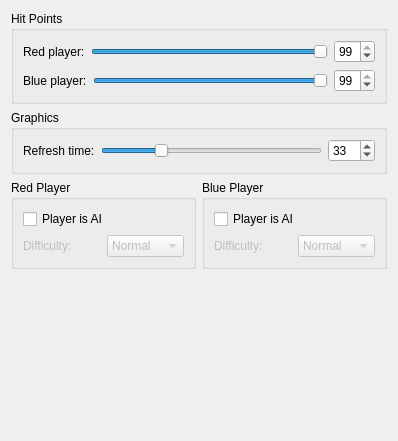
<ui version="4.0" >
 <class>General</class>
 <widget class="QWidget" name="General" >
  <property name="geometry" >
   <rect>
    <x>0</x>
    <y>0</y>
    <width>398</width>
    <height>441</height>
   </rect>
  </property>
  <layout class="QVBoxLayout" >
   <item>
    <widget class="QGroupBox" name="groupBox3" >
     <property name="title" >
      <string>Hit Points</string>
     </property>
     <layout class="QVBoxLayout" >
      <item>
       <layout class="QHBoxLayout" >
        <property name="margin" >
         <number>0</number>
        </property>
        <item>
         <widget class="QLabel" name="textLabel3" >
          <property name="text" >
           <string>Red player:</string>
          </property>
         </widget>
        </item>
        <item>
         <widget class="QSlider" name="kcfg_StartHitPoints0" >
          <property name="minimum" >
           <number>1</number>
          </property>
          <property name="value" >
           <number>99</number>
          </property>
          <property name="sliderPosition" >
           <number>99</number>
          </property>
          <property name="orientation" >
           <enum>Qt::Horizontal</enum>
          </property>
         </widget>
        </item>
        <item>
         <widget class="QSpinBox" name="spinBox_2" >
          <property name="value" >
           <number>99</number>
          </property>
         </widget>
        </item>
       </layout>
      </item>
      <item>
       <layout class="QHBoxLayout" >
        <property name="margin" >
         <number>0</number>
        </property>
        <item>
         <widget class="QLabel" name="textLabel4" >
          <property name="text" >
           <string>Blue player:</string>
          </property>
         </widget>
        </item>
        <item>
         <widget class="QSlider" name="kcfg_StartHitPoints1" >
          <property name="minimum" >
           <number>1</number>
          </property>
          <property name="value" >
           <number>99</number>
          </property>
          <property name="sliderPosition" >
           <number>99</number>
          </property>
          <property name="orientation" >
           <enum>Qt::Horizontal</enum>
          </property>
         </widget>
        </item>
        <item>
         <widget class="QSpinBox" name="spinBox_3" >
          <property name="value" >
           <number>99</number>
          </property>
         </widget>
        </item>
       </layout>
      </item>
     </layout>
    </widget>
   </item>
   <item>
    <widget class="QGroupBox" name="groupBox4" >
     <property name="title" >
      <string>Graphics</string>
     </property>
     <layout class="QHBoxLayout" >
      <item>
       <widget class="QLabel" name="textLabel5" >
        <property name="text" >
         <string>Refresh time:</string>
        </property>
       </widget>
      </item>
      <item>
       <widget class="QSlider" name="kcfg_RefreshTime" >
        <property name="minimum" >
         <number>10</number>
        </property>
        <property name="maximum" >
         <number>100</number>
        </property>
        <property name="value" >
         <number>33</number>
        </property>
        <property name="orientation" >
         <enum>Qt::Horizontal</enum>
        </property>
       </widget>
      </item>
      <item>
       <widget class="QSpinBox" name="spinBox" >
        <property name="maximum" >
         <number>100</number>
        </property>
        <property name="minimum" >
         <number>10</number>
        </property>
        <property name="value" >
         <number>33</number>
        </property>
       </widget>
      </item>
     </layout>
    </widget>
   </item>
   <item>
    <layout class="QHBoxLayout" >
     <property name="margin" >
      <number>0</number>
     </property>
     <item>
      <widget class="QGroupBox" name="groupBox1" >
       <property name="title" >
        <string>Red Player</string>
       </property>
       <layout class="QVBoxLayout" >
        <item>
         <layout class="QHBoxLayout" >
          <property name="margin" >
           <number>0</number>
          </property>
          <item>
           <widget class="QCheckBox" name="kcfg_Player0IsAi" >
            <property name="text" >
             <string>Player is AI</string>
            </property>
           </widget>
          </item>
          <item>
           <spacer>
            <property name="orientation" >
             <enum>Qt::Horizontal</enum>
            </property>
            <property name="sizeHint" >
             <size>
              <width>40</width>
              <height>20</height>
             </size>
            </property>
           </spacer>
          </item>
         </layout>
        </item>
        <item>
         <layout class="QHBoxLayout" >
          <property name="margin" >
           <number>0</number>
          </property>
          <item>
           <widget class="QLabel" name="textLabel1" >
            <property name="enabled" >
             <bool>false</bool>
            </property>
            <property name="text" >
             <string>Difficulty:</string>
            </property>
           </widget>
          </item>
          <item>
           <widget class="QComboBox" name="kcfg_AiDifficulty0" >
            <property name="enabled" >
             <bool>false</bool>
            </property>
            <property name="currentIndex" >
             <number>1</number>
            </property>
            <item>
             <property name="text" >
              <string>Trainee</string>
             </property>
            </item>
            <item>
             <property name="text" >
              <string>Normal</string>
             </property>
            </item>
            <item>
             <property name="text" >
              <string>Hard</string>
             </property>
            </item>
            <item>
             <property name="text" >
              <string>Insane</string>
             </property>
            </item>
           </widget>
          </item>
         </layout>
        </item>
       </layout>
      </widget>
     </item>
     <item>
      <widget class="QGroupBox" name="groupBox2" >
       <property name="sizePolicy" >
        <sizepolicy>
         <hsizetype>5</hsizetype>
         <vsizetype>4</vsizetype>
         <horstretch>0</horstretch>
         <verstretch>0</verstretch>
        </sizepolicy>
       </property>
       <property name="title" >
        <string>Blue Player</string>
       </property>
       <layout class="QVBoxLayout" >
        <item>
         <layout class="QHBoxLayout" >
          <property name="margin" >
           <number>0</number>
          </property>
          <item>
           <widget class="QCheckBox" name="kcfg_Player1IsAi" >
            <property name="text" >
             <string>Player is AI</string>
            </property>
           </widget>
          </item>
          <item>
           <spacer>
            <property name="orientation" >
             <enum>Qt::Horizontal</enum>
            </property>
            <property name="sizeHint" >
             <size>
              <width>40</width>
              <height>20</height>
             </size>
            </property>
           </spacer>
          </item>
         </layout>
        </item>
        <item>
         <layout class="QHBoxLayout" >
          <property name="margin" >
           <number>0</number>
          </property>
          <item>
           <widget class="QLabel" name="textLabel2" >
            <property name="enabled" >
             <bool>false</bool>
            </property>
            <property name="text" >
             <string>Difficulty:</string>
            </property>
           </widget>
          </item>
          <item>
           <widget class="QComboBox" name="kcfg_AiDifficulty1" >
            <property name="enabled" >
             <bool>false</bool>
            </property>
            <property name="currentIndex" >
             <number>1</number>
            </property>
            <item>
             <property name="text" >
              <string>Trainee</string>
             </property>
            </item>
            <item>
             <property name="text" >
              <string>Normal</string>
             </property>
            </item>
            <item>
             <property name="text" >
              <string>Hard</string>
             </property>
            </item>
            <item>
             <property name="text" >
              <string>Insane</string>
             </property>
            </item>
           </widget>
          </item>
         </layout>
        </item>
       </layout>
      </widget>
     </item>
    </layout>
   </item>
   <item>
    <spacer>
     <property name="orientation" >
      <enum>Qt::Vertical</enum>
     </property>
     <property name="sizeType" >
      <enum>QSizePolicy::Expanding</enum>
     </property>
     <property name="sizeHint" >
      <size>
       <width>20</width>
       <height>91</height>
      </size>
     </property>
    </spacer>
   </item>
  </layout>
 </widget>
  <resources/>
 <connections>
  <connection>
   <sender>kcfg_Player0IsAi</sender>
   <signal>toggled(bool)</signal>
   <receiver>textLabel1</receiver>
   <slot>setEnabled(bool)</slot>
   <hints>
    <hint type="sourcelabel" >
     <x>42</x>
     <y>221</y>
    </hint>
    <hint type="destinationlabel" >
     <x>42</x>
     <y>249</y>
    </hint>
   </hints>
  </connection>
  <connection>
   <sender>kcfg_Player0IsAi</sender>
   <signal>toggled(bool)</signal>
   <receiver>kcfg_AiDifficulty0</receiver>
   <slot>setEnabled(bool)</slot>
   <hints>
    <hint type="sourcelabel" >
     <x>42</x>
     <y>221</y>
    </hint>
    <hint type="destinationlabel" >
     <x>126</x>
     <y>249</y>
    </hint>
   </hints>
  </connection>
  <connection>
   <sender>kcfg_Player1IsAi</sender>
   <signal>toggled(bool)</signal>
   <receiver>textLabel2</receiver>
   <slot>setEnabled(bool)</slot>
   <hints>
    <hint type="sourcelabel" >
     <x>234</x>
     <y>221</y>
    </hint>
    <hint type="destinationlabel" >
     <x>234</x>
     <y>249</y>
    </hint>
   </hints>
  </connection>
  <connection>
   <sender>kcfg_Player1IsAi</sender>
   <signal>toggled(bool)</signal>
   <receiver>kcfg_AiDifficulty1</receiver>
   <slot>setEnabled(bool)</slot>
   <hints>
    <hint type="sourcelabel" >
     <x>234</x>
     <y>221</y>
    </hint>
    <hint type="destinationlabel" >
     <x>318</x>
     <y>249</y>
    </hint>
   </hints>
  </connection>
  <connection>
   <sender>kcfg_StartHitPoints0</sender>
   <signal>valueChanged(int)</signal>
   <receiver>spinBox_2</receiver>
   <slot>setValue(int)</slot>
   <hints>
    <hint type="sourcelabel" >
     <x>143</x>
     <y>47</y>
    </hint>
    <hint type="destinationlabel" >
     <x>357</x>
     <y>50</y>
    </hint>
   </hints>
  </connection>
  <connection>
   <sender>spinBox_2</sender>
   <signal>valueChanged(int)</signal>
   <receiver>kcfg_StartHitPoints0</receiver>
   <slot>setValue(int)</slot>
   <hints>
    <hint type="sourcelabel" >
     <x>341</x>
     <y>39</y>
    </hint>
    <hint type="destinationlabel" >
     <x>190</x>
     <y>51</y>
    </hint>
   </hints>
  </connection>
  <connection>
   <sender>kcfg_StartHitPoints1</sender>
   <signal>valueChanged(int)</signal>
   <receiver>spinBox_3</receiver>
   <slot>setValue(int)</slot>
   <hints>
    <hint type="sourcelabel" >
     <x>153</x>
     <y>81</y>
    </hint>
    <hint type="destinationlabel" >
     <x>360</x>
     <y>83</y>
    </hint>
   </hints>
  </connection>
  <connection>
   <sender>spinBox_3</sender>
   <signal>valueChanged(int)</signal>
   <receiver>kcfg_StartHitPoints1</receiver>
   <slot>setValue(int)</slot>
   <hints>
    <hint type="sourcelabel" >
     <x>352</x>
     <y>71</y>
    </hint>
    <hint type="destinationlabel" >
     <x>213</x>
     <y>82</y>
    </hint>
   </hints>
  </connection>
  <connection>
   <sender>kcfg_RefreshTime</sender>
   <signal>valueChanged(int)</signal>
   <receiver>spinBox</receiver>
   <slot>setValue(int)</slot>
   <hints>
    <hint type="sourcelabel" >
     <x>177</x>
     <y>142</y>
    </hint>
    <hint type="destinationlabel" >
     <x>357</x>
     <y>146</y>
    </hint>
   </hints>
  </connection>
  <connection>
   <sender>spinBox</sender>
   <signal>valueChanged(int)</signal>
   <receiver>kcfg_RefreshTime</receiver>
   <slot>setValue(int)</slot>
   <hints>
    <hint type="sourcelabel" >
     <x>351</x>
     <y>136</y>
    </hint>
    <hint type="destinationlabel" >
     <x>199</x>
     <y>146</y>
    </hint>
   </hints>
  </connection>
 </connections>
</ui>
